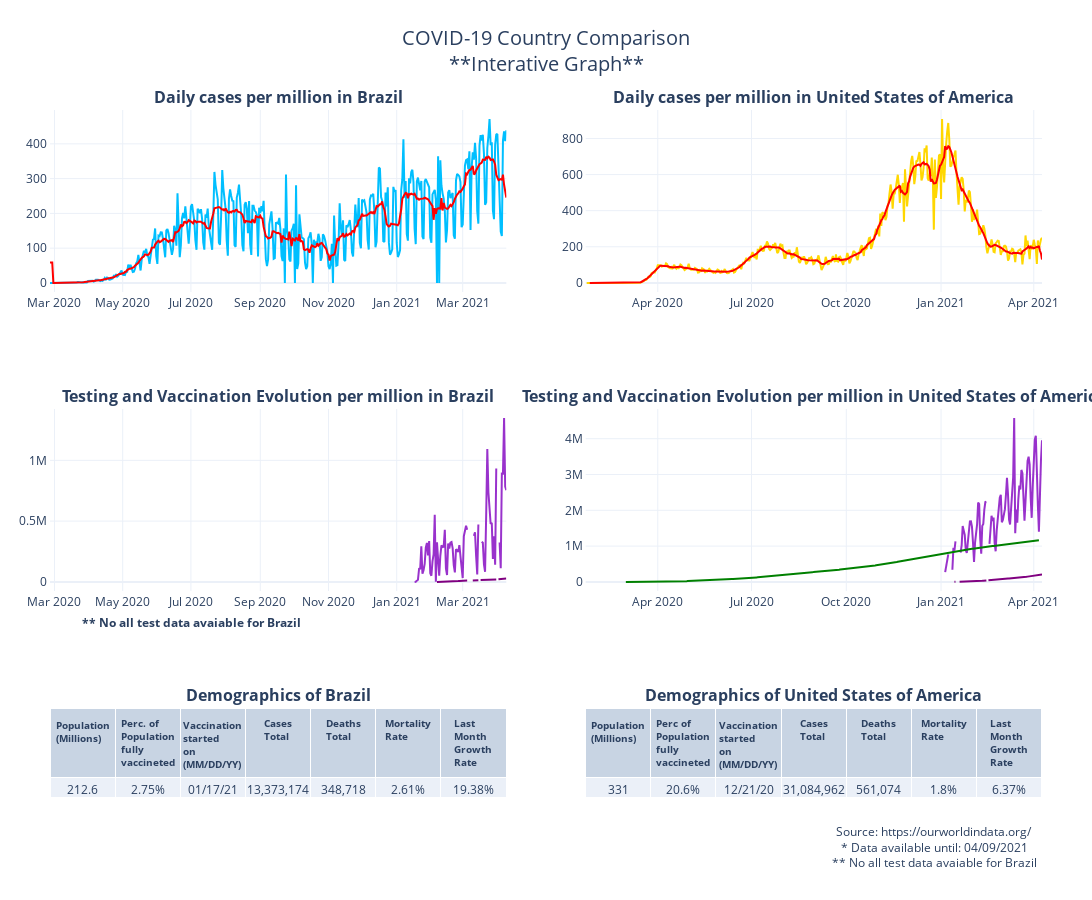

Notebook code cell kept with this figure:
### Code cell
COVID_Cases_per_million(country1, 
                        country2,
                        'Brazil',
                        'United States of America',
                        'COVID-19 Country Comparison')

### Figure 1 — Plotly figure (JSON) as saved in the notebook; plotly's stock layout.template omitted (floating-point values rounded to 4 significant figures; data arrays with more than 128 entries replaced by an {"elided": "..."} marker saying what was removed)
{"data": [{"hovertemplate": "<b>Brazil's new cases per million</b><br><br>Date: %{x}<br>New cases per million: %{y:,.}<br><extra></extra>", "marker": {"color": "deepskyblue", "size": 120}, "name": "Daily cases per million in Brazil", "type": "scatter", "x": {"elided": "409 str values"}, "xaxis": "x", "y": {"elided": "409 float values"}, "yaxis": "y"}, {"hovertemplate": "<b>Brazil's 7 day rolling mean</b><br><br>Date: %{x}<br>New cases: %{y:,.}<br><extra></extra>", "marker": {"color": "Red", "line": {"color": "Red", "width": 20}, "size": 120}, "mode": "lines", "name": "Brazil's 7 day rolling mean", "type": "scatter", "x": {"elided": "409 str values"}, "xaxis": "x", "y": {"elided": "409 float values"}, "yaxis": "y"}, {"hovertemplate": "<b>United States of America's new cases per million </b><br><br>Date: %{x}<br>New cases per million: %{y:,.}<br><extra></extra>", "marker": {"color": "gold", "size": 120}, "name": "Daily Cases in United States of America", "type": "scatter", "x": {"elided": "444 str values"}, "xaxis": "x2", "y": {"elided": "444 float values"}, "yaxis": "y2"}, {"hovertemplate": "<b>United States of America's 7 day rolling mean</b><br><br>Date: %{x}<br>New cases per million: %{y:,.}<br><extra></extra>", "marker": {"color": "Red", "line": {"color": "Red", "width": 20}, "size": 120}, "mode": "lines", "name": "United States of America's 7 day rolling mean", "showlegend": false, "type": "scatter", "x": {"elided": "444 str values"}, "xaxis": "x2", "y": {"elided": "444 float values"}, "yaxis": "y2"}, {"hovertemplate": "<b>Brazil's fully vaccinated per million</b><br><br>Date: %{x}<br>Vaccinated per million: %{y:,.}<br><extra></extra>", "marker": {"color": "Purple", "line": {"color": "Purple", "width": 40}, "size": 160}, "name": "People Fully Vaccinated per Million", "type": "scatter", "x": {"elided": "409 str values"}, "xaxis": "x3", "y": {"elided": "409 float values"}, "yaxis": "y3"}, {"hovertemplate": "<b>Brazil's vaccinated per million<br>(at least one dose) </b><br><br>Date: %{x}<br>Vaccinated per million: %{y:,.}<br><extra></extra>", "marker": {"color": "darkorchid", "line": {"color": "darkorchid", "width": 40}, "size": 160}, "mode": "lines", "name": "New Vaccinated per Million\"", "showlegend": false, "type": "scatter", "x": {"elided": "409 str values"}, "xaxis": "x3", "y": {"elided": "409 int values"}, "yaxis": "y3"}, {"hovertemplate": "<b>Brazil's tested per million</b><br><br>Date: %{x}<br>Tested per million: %{y:,.}<br><extra></extra>", "marker": {"color": "Green", "line": {"color": "Green", "width": 40}, "size": 180}, "name": "People Tested per Million", "type": "scatter", "x": {"elided": "409 str values"}, "xaxis": "x3", "y": {"elided": "409 float values"}, "yaxis": "y3"}, {"hovertemplate": "<b>United States of America's vaccinated per million<br>(at least one dose) </b><br><br>Date: %{x}<br>Vaccinated per million: %{y:,.}<br><extra></extra>", "marker": {"color": "darkorchid", "line": {"color": "darkorchid", "width": 40}, "size": 160}, "mode": "lines", "name": "People Fully Vaccinated per Million\"", "showlegend": false, "type": "scatter", "x": {"elided": "444 str values"}, "xaxis": "x4", "y": {"elided": "444 int values"}, "yaxis": "y4"}, {"hovertemplate": "<b>United States of America's fully vaccinated per million</b><br><br>Date: %{x}<br>Vaccinated per million: %{y:,.}<br><extra></extra>", "marker": {"color": "Purple", "line": {"color": "Purple", "width": 40}, "size": 160}, "mode": "lines", "name": "People Fully Vaccinated per Million\"", "showlegend": false, "type": "scatter", "x": {"elided": "444 str values"}, "xaxis": "x4", "y": {"elided": "444 float values"}, "yaxis": "y4"}, {"hovertemplate": "<b>United States of America's tested per million</b><br><br>Date: %{x}<br>Tested per million: %{y:,.}<br><extra></extra>", "marker": {"color": "Green", "line": {"color": "Green", "width": 40}, "size": 160}, "mode": "lines", "name": "Tested per Million", "showlegend": false, "type": "scatter", "x": {"elided": "444 str values"}, "xaxis": "x4", "y": {"elided": "444 float values"}, "yaxis": "y4"}, {"cells": {"align": "center", "values": [212.6, "2.75%", "01/17/21", "13,373,174", "348,718", "2.61%", "19.38%"]}, "domain": {"x": [0, 0.46], "y": [0, 0.2333]}, "header": {"align": "center", "font": {"size": 10}, "values": ["<b>Population (Millions)</b>", "<b>Perc. of Population fully vaccineted</b>", "<b>Vaccination started on (MM/DD/YY)</b>", "<b>Cases Total</b>", "<b>Deaths Total</b>", "<b>Mortality Rate</b>", "<b>Last Month Growth Rate</b>"]}, "type": "table"}, {"cells": {"align": "center", "values": [331, "20.6%", "12/21/20", "31,084,962", "561,074", "1.8%", "6.37%"]}, "domain": {"x": [0.54, 1], "y": [0, 0.2333]}, "header": {"align": "center", "font": {"size": 10}, "values": ["<b>Population (Millions)</b>", "<b>Perc of Population fully vaccineted</b>", "<b>Vaccination started on (MM/DD/YY)</b>", "<b>Cases Total</b>", "<b>Deaths Total</b>", "<b>Mortality Rate</b>", "<b>Last Month Growth Rate</b>"]}, "type": "table"}], "layout": {"annotations": [{"font": {"size": 16}, "showarrow": false, "text": "<b>Daily cases per million in Brazil</b>", "x": 0.23, "xanchor": "center", "xref": "paper", "y": 1.0, "yanchor": "bottom", "yref": "paper"}, {"font": {"size": 16}, "showarrow": false, "text": "<b>Daily cases per million in United States of America</b>", "x": 0.77, "xanchor": "center", "xref": "paper", "y": 1.0, "yanchor": "bottom", "yref": "paper"}, {"font": {"size": 16}, "showarrow": false, "text": "<b>Testing and Vaccination Evolution per million in Brazil</b>", "x": 0.23, "xanchor": "center", "xref": "paper", "y": 0.6167, "yanchor": "bottom", "yref": "paper"}, {"font": {"size": 16}, "showarrow": false, "text": "<b>Testing and Vaccination Evolution per million in United States of America</b>", "x": 0.77, "xanchor": "center", "xref": "paper", "y": 0.6167, "yanchor": "bottom", "yref": "paper"}, {"font": {"size": 16}, "showarrow": false, "text": "<b>Demographics of Brazil</b>", "x": 0.23, "xanchor": "center", "xref": "paper", "y": 0.2333, "yanchor": "bottom", "yref": "paper"}, {"font": {"size": 16}, "showarrow": false, "text": "<b>Demographics of United States of America</b>", "x": 0.77, "xanchor": "center", "xref": "paper", "y": 0.2333, "yanchor": "bottom", "yref": "paper"}, {"showarrow": false, "text": "Source: https://ourworldindata.org/ <br> * Data available until: 04/09/2021 <br> ** No all test data avaiable for Brazil <br> ", "x": 0.9999, "xref": "paper", "y": 0.001, "yref": "paper"}, {"showarrow": false, "text": "<b>** No all test data avaiable for Brazil</b>", "x": 0.03, "xref": "paper", "y": 0.33, "yref": "paper"}, {"showarrow": false, "text": "<b></b>", "x": 0.77, "xref": "paper", "y": 0.33, "yref": "paper"}], "autosize": false, "height": 900, "margin": {"b": 10, "l": 50, "pad": 2, "r": 50, "t": 110}, "showlegend": false, "title": {"font": {"size": 20}, "text": "COVID-19 Country Comparison<br>**Interative Graph**", "x": 0.5, "xanchor": "center", "y": 0.95, "yanchor": "top"}, "width": 1280, "xaxis": {"anchor": "y", "domain": [0, 0.46]}, "xaxis2": {"anchor": "y2", "domain": [0.54, 1]}, "xaxis3": {"anchor": "y3", "domain": [0, 0.46]}, "xaxis4": {"anchor": "y4", "domain": [0.54, 1]}, "yaxis": {"anchor": "x", "categoryorder": "total descending", "domain": [0.7667, 1.0]}, "yaxis2": {"anchor": "x2", "domain": [0.7667, 1.0]}, "yaxis3": {"anchor": "x3", "categoryorder": "total descending", "domain": [0.3833, 0.6167]}, "yaxis4": {"anchor": "x4", "domain": [0.3833, 0.6167]}}}
